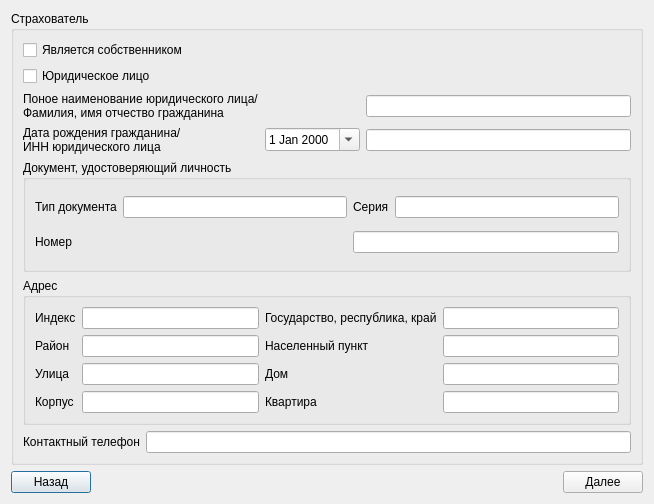
<?xml version="1.0" encoding="UTF-8"?>
<ui version="4.0">
 <class>OsagoBlankDataForm</class>
 <widget class="QDialog" name="OsagoBlankDataForm">
  <property name="geometry">
   <rect>
    <x>0</x>
    <y>0</y>
    <width>654</width>
    <height>504</height>
   </rect>
  </property>
  <property name="windowTitle">
   <string>Сведения о собственнике ТС</string>
  </property>
  <layout class="QHBoxLayout" name="horizontalLayout_4">
   <item>
    <layout class="QVBoxLayout" name="verticalLayout_3">
     <item>
      <widget class="QGroupBox" name="groupBox">
       <property name="title">
        <string>Страхователь</string>
       </property>
       <layout class="QVBoxLayout" name="verticalLayout_2">
        <item>
         <widget class="QCheckBox" name="insurancerIsOwner">
          <property name="text">
           <string>Является собственником</string>
          </property>
         </widget>
        </item>
        <item>
         <layout class="QGridLayout" name="gridLayout_3">
          <item row="2" column="1">
           <widget class="QDateEdit" name="birthday">
            <property name="calendarPopup">
             <bool>true</bool>
            </property>
           </widget>
          </item>
          <item row="2" column="0">
           <widget class="QLabel" name="dateInnLabel">
            <property name="text">
             <string>Дата рождения гражданина/
ИНН юридического лица</string>
            </property>
           </widget>
          </item>
          <item row="2" column="2">
           <widget class="QLineEdit" name="dateInnLineEdit"/>
          </item>
          <item row="1" column="2">
           <widget class="QLineEdit" name="fioLineEdit"/>
          </item>
          <item row="1" column="0">
           <widget class="QLabel" name="insurancerNameLabel">
            <property name="text">
             <string>Поное наименование юридического лица/
Фамилия, имя отчество гражданина</string>
            </property>
           </widget>
          </item>
          <item row="0" column="0">
           <widget class="QCheckBox" name="checkBox">
            <property name="text">
             <string>Юридическое лицо</string>
            </property>
           </widget>
          </item>
         </layout>
        </item>
        <item>
         <widget class="QGroupBox" name="groupBox_2">
          <property name="title">
           <string>Документ, удостоверяющий личность</string>
          </property>
          <layout class="QHBoxLayout" name="horizontalLayout_2">
           <item>
            <layout class="QGridLayout" name="gridLayout">
             <item row="0" column="3">
              <widget class="QLineEdit" name="serialLineEdit"/>
             </item>
             <item row="1" column="0">
              <widget class="QLabel" name="label_3">
               <property name="text">
                <string>Номер</string>
               </property>
              </widget>
             </item>
             <item row="0" column="2">
              <widget class="QLabel" name="label_2">
               <property name="text">
                <string>Серия</string>
               </property>
              </widget>
             </item>
             <item row="0" column="1">
              <widget class="QLineEdit" name="typeLineEdit"/>
             </item>
             <item row="0" column="0">
              <widget class="QLabel" name="label">
               <property name="text">
                <string>Тип документа</string>
               </property>
              </widget>
             </item>
             <item row="1" column="2" colspan="2">
              <widget class="QLineEdit" name="numberLineEdit"/>
             </item>
            </layout>
           </item>
          </layout>
         </widget>
        </item>
        <item>
         <widget class="QGroupBox" name="groupBox_3">
          <property name="title">
           <string>Адрес</string>
          </property>
          <layout class="QVBoxLayout" name="verticalLayout">
           <item>
            <layout class="QGridLayout" name="gridLayout_2">
             <item row="0" column="0">
              <widget class="QLabel" name="label_4">
               <property name="text">
                <string>Индекс</string>
               </property>
              </widget>
             </item>
             <item row="0" column="4">
              <widget class="QLineEdit" name="country">
               <property name="minimumSize">
                <size>
                 <width>143</width>
                 <height>0</height>
                </size>
               </property>
              </widget>
             </item>
             <item row="0" column="1">
              <widget class="QLineEdit" name="index"/>
             </item>
             <item row="0" column="2" colspan="2">
              <widget class="QLabel" name="label_5">
               <property name="text">
                <string>Государство, республика, край</string>
               </property>
              </widget>
             </item>
             <item row="1" column="1">
              <widget class="QLineEdit" name="state"/>
             </item>
             <item row="1" column="0">
              <widget class="QLabel" name="label_6">
               <property name="text">
                <string>Район</string>
               </property>
              </widget>
             </item>
             <item row="2" column="1">
              <widget class="QLineEdit" name="street"/>
             </item>
             <item row="2" column="0">
              <widget class="QLabel" name="label_8">
               <property name="text">
                <string>Улица</string>
               </property>
              </widget>
             </item>
             <item row="3" column="0">
              <widget class="QLabel" name="label_10">
               <property name="text">
                <string>Корпус</string>
               </property>
              </widget>
             </item>
             <item row="3" column="1">
              <widget class="QLineEdit" name="corp"/>
             </item>
             <item row="1" column="2">
              <widget class="QLabel" name="label_7">
               <property name="text">
                <string>Населенный пункт</string>
               </property>
              </widget>
             </item>
             <item row="1" column="4">
              <widget class="QLineEdit" name="city"/>
             </item>
             <item row="2" column="2">
              <widget class="QLabel" name="label_9">
               <property name="text">
                <string>Дом</string>
               </property>
              </widget>
             </item>
             <item row="3" column="2">
              <widget class="QLabel" name="label_11">
               <property name="text">
                <string>Квартира</string>
               </property>
              </widget>
             </item>
             <item row="2" column="4">
              <widget class="QLineEdit" name="house"/>
             </item>
             <item row="3" column="4">
              <widget class="QLineEdit" name="flat"/>
             </item>
            </layout>
           </item>
          </layout>
         </widget>
        </item>
        <item>
         <layout class="QHBoxLayout" name="phoneLayout">
          <item>
           <widget class="QLabel" name="phoneLabel">
            <property name="text">
             <string>Контактный телефон</string>
            </property>
           </widget>
          </item>
          <item>
           <widget class="QLineEdit" name="phone"/>
          </item>
         </layout>
        </item>
       </layout>
      </widget>
     </item>
     <item>
      <layout class="QHBoxLayout" name="horizontalLayout">
       <item>
        <widget class="QPushButton" name="prevPushButton">
         <property name="text">
          <string>Назад</string>
         </property>
        </widget>
       </item>
       <item>
        <spacer name="horizontalSpacer">
         <property name="orientation">
          <enum>Qt::Horizontal</enum>
         </property>
         <property name="sizeHint" stdset="0">
          <size>
           <width>198</width>
           <height>20</height>
          </size>
         </property>
        </spacer>
       </item>
       <item>
        <widget class="QPushButton" name="nextButton">
         <property name="text">
          <string>Далее</string>
         </property>
        </widget>
       </item>
      </layout>
     </item>
    </layout>
   </item>
  </layout>
 </widget>
 <resources/>
 <connections/>
</ui>
